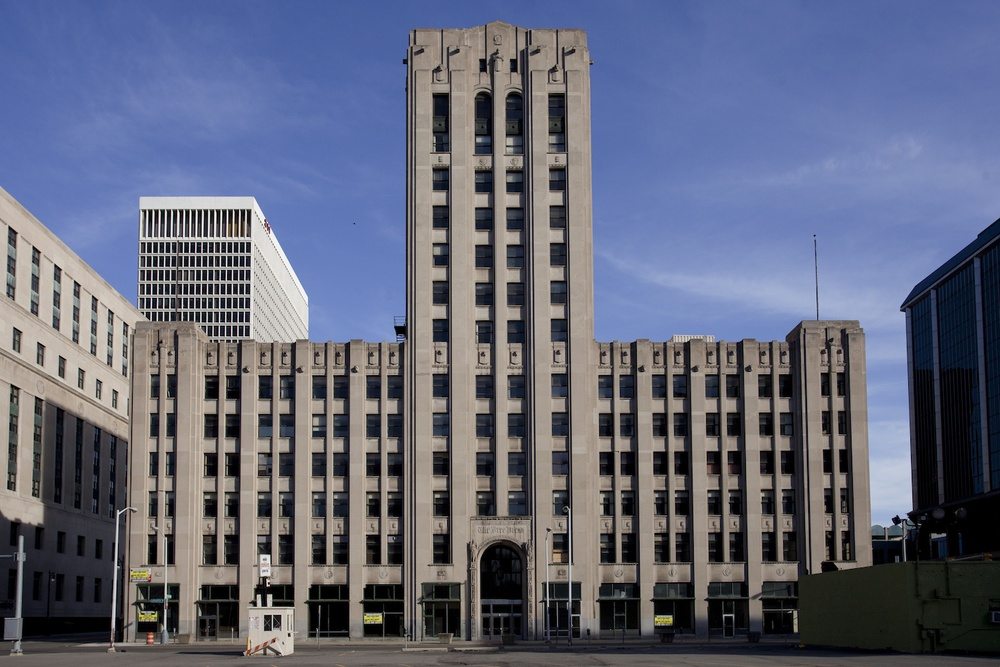
#> input picture building2.jpg, 1000 x 667 px, shrunk from 1440 x 960 before the run
$ jupyter execute --allow-errors 'SVD - Image Compression.ipynb'
#> lines starting #> are read from the running program, lines starting #| are printed output that depends on the picture
[cell 1]
from matplotlib import rc
rc('font',**{'family':'sans-serif','sans-serif':['Helvetica']})
rc('text', usetex=True)

[cell 2]
import numpy as np
from numpy import linalg as LA

m, n = 2, 3
A = np.random.rand(m, n)

U, S, V = LA.svd(A)
print ('Frobenius norm of (UU^T - I) =', \
    LA.norm(U.dot(U.T) - np.eye(m)))
print ('\n', S, '\n')
print ('Frobenius norm of (VV^T - I) =', \
    LA.norm(V.dot(V.T) - np.eye(n)))

# Image Compression

[cell 3]
import matplotlib.image as mpimg
import matplotlib.pyplot as plt
import numpy as np
from sklearn.cluster import KMeans

img = mpimg.imread('building2.jpg')
#> img is the input picture: shape (667, 1000, 3); mean R, G, B 98.8, 103.1, 122.1
plt.imshow(img)
imgplot = plt.imshow(img)
plt.axis('off')
plt.show()
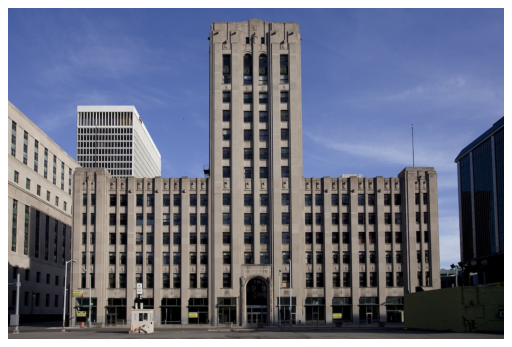
#> figure drawn by matplotlib, 1 panel

[cell 4]
import skimage
import skimage.io

# to gray
gray = 0.2125* img[:, :, 0] + 0.7154 *img[:, :, 1] + 0.0721 *img[:, :, 2]
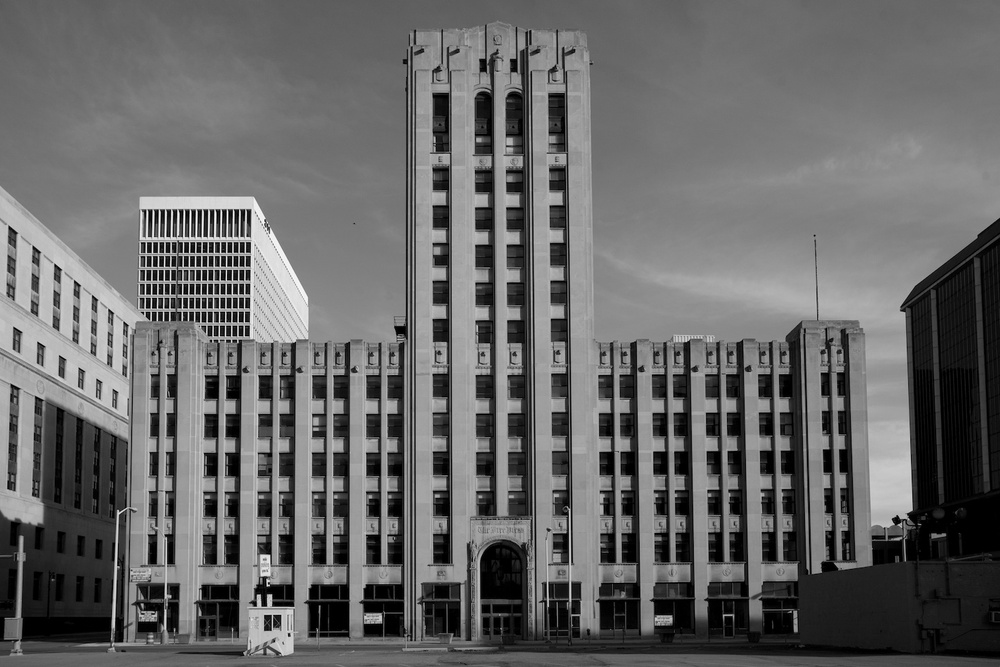
#> gray: shape (667, 1000) float64; min 0, max 254.9, mean 103.6
img_gray = (skimage.color.rgb2gray(img)*255).astype(int)
plt.imshow(img_gray, 'gray')
plt.axis('off')
plt.show()

[cell 5]
from numpy import linalg as LA

U, S, V = LA.svd(img_gray)
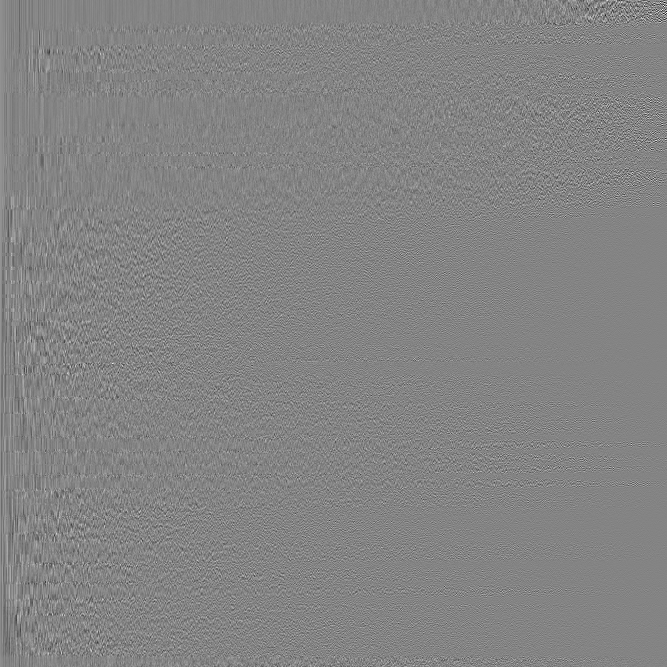
#> U: shape (667, 667) float64; min -0.389, max 0.362, mean 3.99e-05; drawn with min black and max white
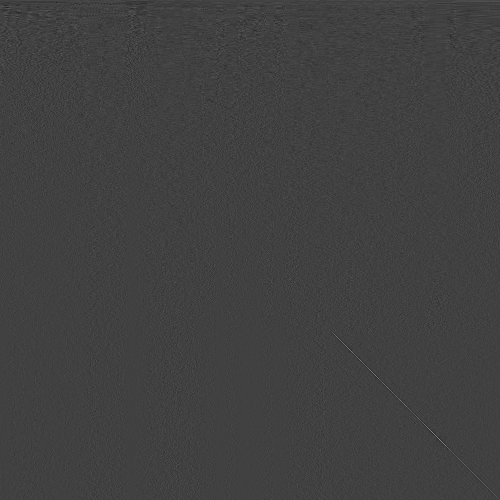
#> V: shape (1000, 1000) float64 (shown at 1/2 size); min -0.253, max 0.737, mean 3.87e-05; drawn with min black and max white
#> S = 667 values, max 88906.9 at index 0, min 4.58 at index 666, mean 543.1

[cell 6]
from matplotlib.backends.backend_pdf import PdfPages


plt.semilogy(S)
plt.xlabel('$k$', fontsize = 20)
plt.ylabel('$\sigma_k$', fontsize = 20)
# We change the fontsize of minor ticks label
plt.tick_params(axis='both', labelsize=18)
#> (the rest of this cell did not finish here and is left out)

[cell 7]
# percentage of preserving energy

a = np.sum(S**2)
#> a = 9.06e+09
b = np.zeros_like(S)
#> b = 667 values from 0 to 0
for i in range(S.shape[0]):
    b[i] = np.sum(S[:i+1]**2, axis = 0)/a
#> after the loop, b = 667 values from 0.873 to 1

plt.plot(b)
plt.xlabel('$k$', fontsize = 20)
plt.ylabel('$\|\mathbf{A} - \mathbf{A}_k\|_F^2 / \|\mathbf{A}\|_F^2$', fontsize = 20)
plt.tick_params(axis='both', which='major', labelsize=18)
#> (the rest of this cell did not finish here and is left out)

[cell 8]
## error
e =  1- b
#> e = 667 values, max 0.127 at index 0, min 0 at index 666, mean 0.00195

[cell 9]
def approx_rank_k(U, S, V, k):
    Uk = U[:, :k]
    Sk = S[:k]
    Vk = V[:k, :]
    return np.around(Uk.dot(np.diag(Sk)).dot(Vk))

# A = gray
# U, S, V = LA.svd(A)
A1 = []
for k in range(5, 100, 5):
    A1.append(approx_rank_k(U, S, V,k))
#> this loop made 19 passes
#> Sk in approx_rank_k on pass 1: [88906.9, 18284.6, 12229.2, 11031.1, 9931.6]
#> after the loop, A1 = 19 items

[cell 10]
# show results
import matplotlib.animation as animation
from matplotlib.animation import FuncAnimation
fig, ax = plt.subplots()
def update(i):
#> called with i = 0
    ani = plt.cla()
    ani = plt.imshow(A1[i], 'gray')
    label = '$k$ = %d: error = %.4f' %(5*i + 5, e[i])
#> label = '$k$ = 5: error = 0.1271'
    ax.set_xlabel(label)
    ani = plt.axis('off')
    ani = plt.title(label)

    return ani, ax

anim = FuncAnimation(fig, update, frames=np.arange(0, len(A1)), interval=500)
#> (the rest of this cell did not finish here and is left out)

plt.show()
